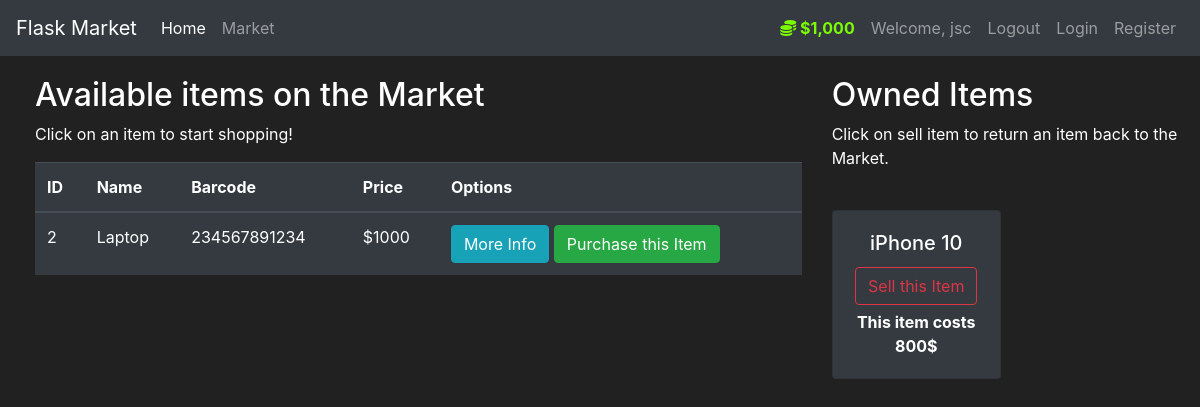
The page /market (signed in) on the database as committed earlier.
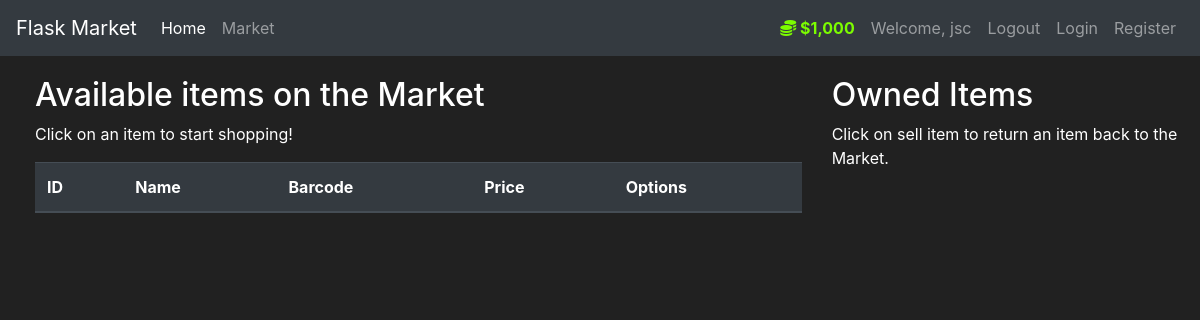
The same page on the database as committed later.
### market/models.py (models this page shows, shortened)
class User(db.Model, UserMixin):
    id = db.Column(db.Integer(), primary_key=True)
    username = db.Column(db.String(length=30), nullable = False, unique= True)
    email_address = db.Column(db.String(length=50), nullable = False, unique= True)
    password_hash = db.Column(db.String(length=60), nullable = False)
    budget = db.Column(db.Integer(), nullable = False, default = 1000)
    items = db.relationship('Item', backref='owned_user', lazy=True)
    @property
    def prettier_budget(self):
        if len(str(self.budget)) >= 4:
            return f'${str(self.budget)[:-3]},{str(self.budget)[-3:]}'
        else:
            return f'${self.budget}'
    @property
    def password(self):
        return self.password

class Item(db.Model):
    id = db.Column(db.Integer(), primary_key=True)
    name = db.Column(db.String(length=30), nullable=False, unique=True)
    price = db.Column(db.Integer(), nullable=False)
    barcode = db.Column(db.String(length=12), nullable=False, unique=True)
    description = db.Column(db.String(length=1024), nullable=False, unique=True)
    owner = db.Column(db.Integer(), db.ForeignKey('user.id'))

### market/routes.py (the view, shortened to what this page needs)
@app.route('/market', methods=['GET', 'POST'])
@login_required
def market_page():
    purchase_form = PurchaseItemForm()
    selling_form = SellItemForm()
    if request.method == "GET":
        items = Item.query.filter_by(owner=None)
        owned_items = Item.query.filter_by(owner=current_user.id)
        return render_template('market.html', items=items, purchase_form=purchase_form, owned_items=owned_items, selling_form=selling_form)

### market/models.py (called while the page is built)
@login_manager.user_loader
def load_user(user_id):
    return User.query.get(int(user_id))

### market/templates/market.html (shortened to what this page needs)
{% extends 'base.html' %} // This line tells Flask to use the base.html file as
{% block content %}
<div class="row" style="margin-top: 20px; margin-left: 20px">
  <div class="col-8">
    <h2>Available items on the Market</h2>
    <p>Click on an item to start shopping!</p>
    <table class="table table-hover table-dark">
      <thead>
        <tr>
          <th scope="col">ID</th>
          <th scope="col">Name</th>
          <th scope="col">Barcode</th>
          <th scope="col">Price</th>
          <th scope="col">Options</th>
        </tr>
      </thead>
      <tbody>
        {% for item in items %} {% include 'includes/items_modals.html' %}
        <tr>
          <td>{{ item.id }}</td>
          <td>{{ item.name }}</td>
          <td>{{ item.barcode }}</td>
          <td>${{ item.price }}</td>
          <td>
            <button
              class="btn btn-outline btn-info"
              data-toggle="modal"
              data-target="#Modal-MoreInfo-{{ item.id }}"
            >
              More Info
            </button>
            <button
              class="btn btn-outline btn-success"
              data-toggle="modal"
              data-target="#Modal-PurchaseConfirm-{{ item.id }}"
            >
              Purchase this Item
            </button>
          </td>
        </tr>
        {% endfor %}
      </tbody>
    </table>
  </div>
  <div class="col-4">
    <h2>Owned Items</h2>
    <p>Click on sell item to return an item back to the Market.</p>
    <br />
    <div class="row">
      {% for owned_item in owned_items %}
      <div class="col-md-6">
        <div style="margin-bottom: 5px" class="card text-center bg-dark">
          <div class="card-body">
            <h5 class="card-title">{{ owned_item.name }}</h5>
            <button
              type="button"
              class="btn btn-outline-danger"
              style="margin-bottom: 5px"
              data-toggle="modal"
              data-target="#Modal-SellingConfirm-{{ owned_item.id }}"
            >
              Sell this Item
            </button>
            <p class="card-text">
              <strong> This item costs {{ owned_item.price }}$ </strong>
            </p>
          </div>
        </div>
      </div>
      {% endfor %}
    </div>
  </div>
</div>
{% endblock %}

### market/templates/base.html (shortened to what this page needs)
<!DOCTYPE html>
<html lang="en">
  <head>
    <link
      rel="stylesheet"
      href="https://cdn.jsdelivr.net/npm/bootstrap@4.5.3/dist/css/bootstrap.min.css"
    />
  </head>
  <body>
    <nav class="navbar navbar-expand-md navbar-dark bg-dark">
      <a class="navbar-brand" href="#">Flask Market</a>
      <div class="collapse navbar-collapse" id="navbarNav">
        <ul class="navbar-nav mr-auto">
          <li class="nav-item active">
            <a class="nav-link" href="{{ url_for('home_page') }}"
              >Home <span class="sr-only">(current)</span></a
            >
          </li>
          <li class="nav-item">
            <a class="nav-link" href="{{ url_for('market_page') }}">Market</a>
          </li>
        </ul>
        {% if current_user.is_authenticated %}
        <ul class="navbar-nav">
          <li class="nav-item">
            <a class="nav-link" style="color: lawngreen; font-weight: bold">
              <i class="fas fa-coins"></i>
              {{ current_user.prettier_budget }}
            </a>
          </li>
          <li class="nav-item">
            <a class="nav-link">Welcome, {{ current_user.username }}</a>
          </li>
          <li class="nav-item">
            <a class="nav-link" href="{{ url_for('logout_page') }}">Logout</a>
          </li>
        </ul>
        {% endif %}
        <ul class="navbar-nav">
          <li class="nav-item">
            <a class="nav-link" href="{{ url_for('login_page') }}">Login</a>
          </li>
          <li class="nav-item">
            <a class="nav-link" href="{{ url_for('register_page') }}"
              >Register</a
            >
          </li>
        </ul>
      </div>
    </nav>
    {% block content %} {% endblock %}
  </body>
</html>

### market/templates/base.html (style rules this page uses)
body { background-color: #212121; color: white; }

Rows that differ between the two databases and show on the page:
no longer on this page (row edited): Item: id "2", name "Laptop", barcode "234567891234", price "1000", shown under "Available items on the Market"
no longer on this page (row edited): Item: name "iPhone 10", price "800", shown under "Owned Items"
